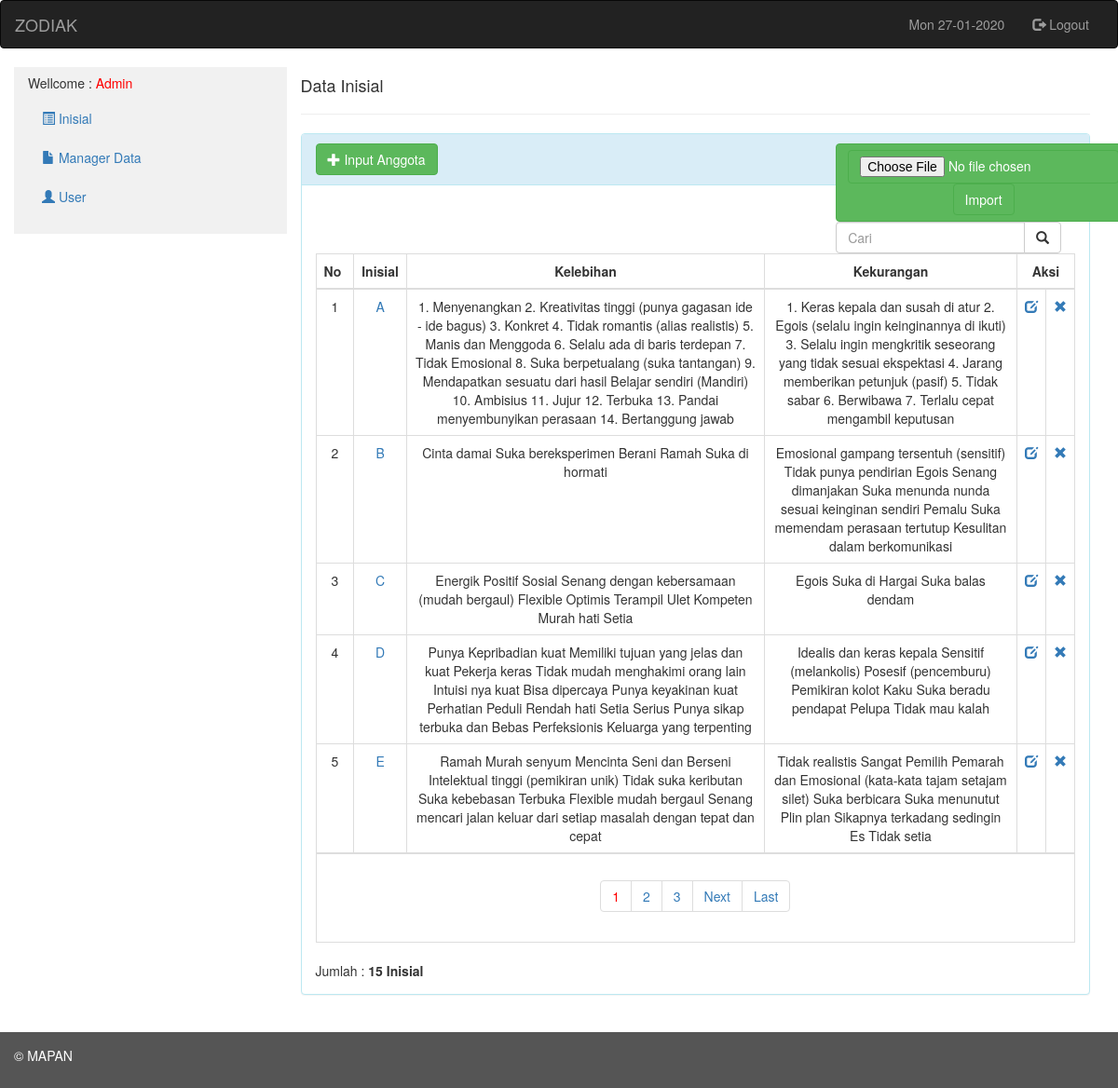
Screenshot of /admin/index.php?page=anggota (signed in) with the database file from the repository.
### tables this page shows
CREATE TABLE IF NOT EXISTS `tbl_anggota` (
  `nim` varchar(11) NOT NULL,
  `nama` varchar(1000) NOT NULL,
  `tempat_lahir` varchar(1000) NOT NULL
);

### admin/anggota_data.php (the view, shortened to what this page needs)
<div class="col-sm-9">
      <h4>Data Inisial</h4>
      <hr>
</div>
<div id="loginbox" style="margin-top: ;" class="mainbox col-md-9">
	<div class="panel panel-info">
		<div class="panel-heading">
			<a href="?page=anggota_input" class="btn btn-large btn-success"><span class="glyphicon glyphicon-plus"></span> Input Anggota</a>
			<div class="pull-right col-md-4">
			<form method="post" enctype="multipart/form-data" action="upload_aksi.php">
				<div class="btn btn-large btn-success">
				<input class="btn btn-large btn-success" name="filepegawai" type="file" required="required">
				<input class="btn btn-large btn-success" name="upload" type="submit" value="Import">
				</div>
			</form>
				<form action="?page=anggota_search" method="post">
					<div class="input-group">
						<input type="text" name="cari" class="form-control" placeholder="Cari">
						<span class="input-group-btn">
							<button type="submit" class="btn btn-default" type="button">
								<span class="glyphicon glyphicon-search"></span>
							</button>
						</span>
					</div>
				</form>
			</div>
		</div>
		<div style="padding-top: 10px" class="panel-body"><br>
			<table class="table table-bordered">
				<thead>
				<tr>
					<th width="5%">No</th>
					<th><center>Inisial</center> </th>
					<th><center>Kelebihan</center></th>
					<th><center>Kekurangan</center></th>
					<th style="text-align: center;" colspan="2">Aksi</th>
				</tr>
				</thead>
				<tbody>
				<?php
				include_once '../inc/class.perpus.php';
				$anggota = new anggota;
				$records_per_page=5;
				$query = "SELECT * FROM tbl_anggota";
				$newquery = $anggota->paging($query,$records_per_page);
				if (empty($page)) {
					$posisi = 0;
				}else{
					$posisi = ($page - 1) * $records_per_page;
				}
				$no=1+$posisi;
				foreach ($anggota->showData($newquery) as $value) {
					?>
					<tr style="text-align: center;">
					<td><?php echo $no; ?></td>
					<td><a href="?page=detil-anggota&nim=<?=$value['nim'];?>"><?php echo $value['nim']; ?></a></td>
					<td><?=$value['nama']; ?></td>
					<td><?=$value['tempat_lahir']?></td>
					<td>
						<a href="?page=anggota_edit&nim=<?=$value['nim']?>" title="edit"><span class="glyphicon glyphicon-edit"></span></a>
					</td>
					<td>
						<a href="?page=delete&nim=<?php print($value['nim']) ?>" onclick="return confirm('Anda yakin ingin menghapus data Anggota <?php echo $value['nama']; ?> ?')" title="Hapus"><span class="glyphicon glyphicon-remove"></span></a>
					</td>
					</tr>
					<?php
					$no++;
				}
				?>
				</tbody>
				<tr>
	        <td colspan="7" align="center">
			    <div class="pagination-wrap">
			      <?php $anggota->paginglink($query,$records_per_page); ?>
			    </div>
		  	  </td>
		    </tr>
			</table>
			Jumlah : <b><?php $anggota->jumlah($query); ?> Inisial</b>
		</div>
	</div>
</div>

### rows the page displays
tbl_anggota: nim "A", nama "1. Menyenangkan 2. Kreativitas tinggi (punya gagasan ide - ide bagus) 3. Konkret 4. Tidak romantis (alias realistis) 5. Manis dan Menggoda 6. Selalu ada di baris terdepan 7. Tidak Emosional 8. Suka berpetualang (suka tantangan) 9. Mendapatkan sesuatu dari hasil Belajar sendiri (Mandiri) 10. Ambisius 11. Jujur 12. Terbuka 13. Pandai menyembunyikan perasaan 14. Bertanggung jawab", tempat_lahir "1. Keras kepala dan susah di atur 2. Egois (selalu ingin keinginannya di ikuti) 3. Selalu ingin mengkritik seseorang yang tidak sesuai ekspektasi 4. Jarang memberikan petunjuk (pasif) 5. Tidak sabar 6. Berwibawa 7. Terlalu cepat mengambil keputusan"
tbl_anggota: nim "B", nama "Cinta damai Suka bereksperimen Berani Ramah Suka di hormati", tempat_lahir "Emosional gampang tersentuh (sensitif) Tidak punya pendirian Egois Senang dimanjakan Suka menunda nunda sesuai keinginan sendiri Pemalu Suka memendam perasaan tertutup Kesulitan dalam berkomunikasi"
tbl_anggota: nim "C", nama "Energik Positif Sosial Senang dengan kebersamaan (mudah bergaul) Flexible Optimis Terampil Ulet Kompeten Murah hati Setia", tempat_lahir "Egois Suka di Hargai Suka balas dendam"
tbl_anggota: nim "D", nama "Punya Kepribadian kuat Memiliki tujuan yang jelas dan kuat Pekerja keras Tidak mudah menghakimi orang lain Intuisi nya kuat Bisa dipercaya Punya keyakinan kuat Perhatian Peduli Rendah hati Setia Serius Punya sikap terbuka dan Bebas Perfeksionis Keluarga yang terpenting", tempat_lahir "Idealis dan keras kepala Sensitif (melankolis) Posesif (pencemburu) Pemikiran kolot Kaku Suka beradu pendapat Pelupa Tidak mau kalah"
tbl_anggota: nim "E", nama "Ramah Murah senyum Mencinta Seni dan Berseni Intelektual tinggi (pemikiran unik) Tidak suka keributan Suka kebebasan Terbuka Flexible mudah bergaul Senang mencari jalan keluar dari setiap masalah dengan tepat dan cepat", tempat_lahir "Tidak realistis Sangat Pemilih Pemarah dan Emosional (kata-kata tajam setajam silet) Suka berbicara Suka menunutut Plin plan Sikapnya terkadang sedingin Es Tidak setia"

### other values shown
date('D'.' '.'d-m-Y') "Mon 27-01-2020"
$_SESSION['nama'] "Admin"
$row "15"
